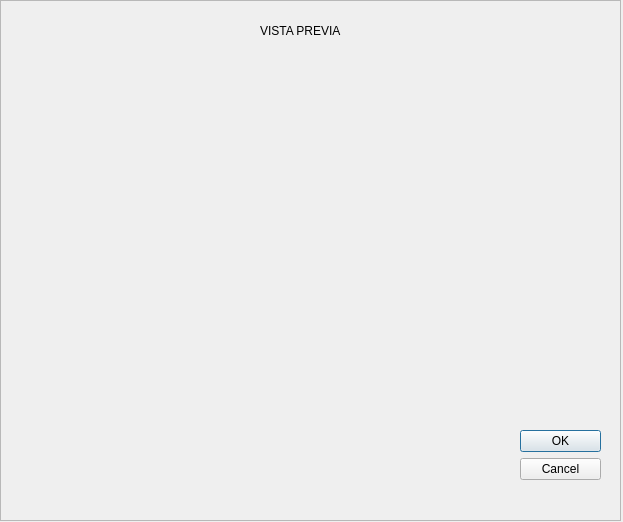
<?xml version="1.0" encoding="UTF-8"?>
<ui version="4.0">
 <class>Dialog</class>
 <widget class="QDialog" name="Dialog">
  <property name="geometry">
   <rect>
    <x>0</x>
    <y>0</y>
    <width>623</width>
    <height>522</height>
   </rect>
  </property>
  <property name="windowTitle">
   <string>Dialog</string>
  </property>
  <widget class="QFrame" name="frame">
   <property name="geometry">
    <rect>
     <x>0</x>
     <y>0</y>
     <width>621</width>
     <height>521</height>
    </rect>
   </property>
   <property name="frameShape">
    <enum>QFrame::StyledPanel</enum>
   </property>
   <property name="frameShadow">
    <enum>QFrame::Raised</enum>
   </property>
   <widget class="QDialogButtonBox" name="buttonBox">
    <property name="geometry">
     <rect>
      <x>520</x>
      <y>430</y>
      <width>81</width>
      <height>71</height>
     </rect>
    </property>
    <property name="orientation">
     <enum>Qt::Vertical</enum>
    </property>
    <property name="standardButtons">
     <set>QDialogButtonBox::Cancel|QDialogButtonBox::Ok</set>
    </property>
   </widget>
   <widget class="QLabel" name="label">
    <property name="geometry">
     <rect>
      <x>260</x>
      <y>20</y>
      <width>91</width>
      <height>21</height>
     </rect>
    </property>
    <property name="text">
     <string>VISTA PREVIA</string>
    </property>
   </widget>
   <widget class="QLabel" name="lblImagenVistaPrevia">
    <property name="geometry">
     <rect>
      <x>180</x>
      <y>60</y>
      <width>251</width>
      <height>291</height>
     </rect>
    </property>
    <property name="text">
     <string/>
    </property>
   </widget>
   <widget class="QLabel" name="lblMensajeVistaPrevia">
    <property name="geometry">
     <rect>
      <x>40</x>
      <y>350</y>
      <width>551</width>
      <height>61</height>
     </rect>
    </property>
    <property name="text">
     <string/>
    </property>
   </widget>
  </widget>
 </widget>
 <resources/>
 <connections>
  <connection>
   <sender>buttonBox</sender>
   <signal>accepted()</signal>
   <receiver>Dialog</receiver>
   <slot>accept()</slot>
   <hints>
    <hint type="sourcelabel">
     <x>248</x>
     <y>254</y>
    </hint>
    <hint type="destinationlabel">
     <x>157</x>
     <y>274</y>
    </hint>
   </hints>
  </connection>
  <connection>
   <sender>buttonBox</sender>
   <signal>rejected()</signal>
   <receiver>Dialog</receiver>
   <slot>reject()</slot>
   <hints>
    <hint type="sourcelabel">
     <x>316</x>
     <y>260</y>
    </hint>
    <hint type="destinationlabel">
     <x>286</x>
     <y>274</y>
    </hint>
   </hints>
  </connection>
 </connections>
</ui>
